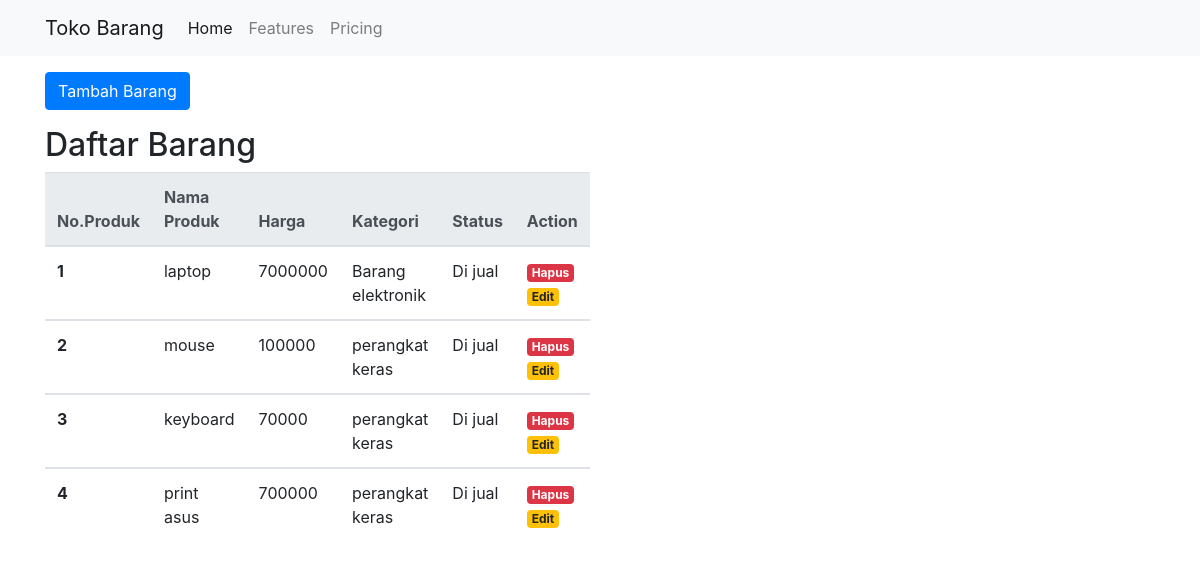
The page / on the database its author committed.
### tables this page shows
CREATE TABLE `barang` (
  `id_produk` int(100) NOT NULL,
  `nama_produk` varchar(250) NOT NULL,
  `harga` int(100) NOT NULL,
  `kategori` varchar(250) NOT NULL,
  `status` varchar(250) NOT NULL
);

### application/controllers/barang.php (called while the page is built, shortened)
<?php
class barang extends CI_Controller
{
	public function __construct(){
		$this->load->model('barang_model');
		$this->load->library('form_validation');
	}
	public function index(){
		$data['judul'] = 'Halaman Barang';
		$data['barang'] = $this->barang_model->getAllBarang();
		$this->load->view('template/header', $data);
		$this->load->view('template/footer',$data);
		$this->load->view('barang');
	}
}
?>

### index.php (called while the page is built, shortened)
<?php
require_once BASEPATH.'core/CodeIgniter.php';

### application/models/barang_model.php (called while the page is built, shortened)
<?php
class barang_model extends CI_model
{
	public function getAllBarang(){
		return $this->db->get('barang')->result_array();
	}
}
?>

### application/views/barang.php (the view, shortened to what this page needs)
<div class="container">
    <div class="row mt-3">
        <div class="col-md-6">
            <a href="<?= base_url(); ?>barang/tambah" class="btn btn-primary">Tambah Barang</a>
        </div>
    </div>
    <div class="row mt-3">
        <div class="col-md-6">
            <h2>Daftar Barang</h2>
            <table class="table">
                <thead class="thead-light">
                    <tr>
                        <th scope="col">No.Produk</th>
                        <th scope="col">Nama Produk</th>
                        <th scope="col">Harga</th>
                        <th scope="col">Kategori</th>
                        <th scope="col">Status</th>
                        <th scope="col">Action</th>
                    </tr>
                </thead>
                <tbody>
                    <?php $i = 1; ?>
                    <?php foreach ($barang as $brg) : ?>
                    <tr>
                        <th scope="row"><?= $i; ?></th>
                        <td><?= $brg['nama_produk']; ?></td>
                        <td><?= $brg['harga']; ?></td>
                        <td><?= $brg['kategori']; ?></td>
                        <td><?= $brg['status']; ?></td>
                        <td>
                            <a href="<?= base_url(); ?>barang/hapus/<?= $brg['id_produk']; ?>"
                                class="badge badge-danger"
                                onclick="return confirm('Yakin Data Ingin Di Hapus');">Hapus</a>
                            <a href="<?= base_url(); ?>barang/ubah/<?= $brg['id_produk']; ?>"
                                class="badge badge-warning">Edit</a>
                        </td>
                    </tr>
                </tbody>
                <?php $i++; ?>
                <?php endforeach; ?>
            </table>
        </div>
    </div>
</div>

### application/views/template/header.php (shortened to what this page needs)
<!doctype html>
<html lang="en">
<head>
    <link rel="stylesheet" href="https://cdn.jsdelivr.net/npm/bootstrap@4.6.2/dist/css/bootstrap.min.css"
>
</head>
<body>
    <nav class="navbar navbar-expand-lg navbar-light bg-light">
        <div class="container">
            <a class="navbar-brand" href="#">Toko Barang</a>
            <div class="collapse navbar-collapse" id="navbarNavAltMarkup">
                <div class="navbar-nav">
                    <a class="nav-link active" href="#">Home <span class="sr-only">(current)</span></a>
                    <a class="nav-link" href="#">Features</a>
                    <a class="nav-link" href="#">Pricing</a>
                </div>
            </div>
        </div>
    </nav>

### application/views/template/footer.php (shortened to what this page needs)
</body>
</html>

### rows shown on the page
barang: nama_produk "laptop", harga "7000000", kategori "Barang elektronik", status "Di jual"
barang: nama_produk "mouse", harga "100000", kategori "perangkat keras", status "Di jual"
barang: nama_produk "keyboard", harga "70000", kategori "perangkat keras", status "Di jual"
barang: nama_produk "print asus", harga "700000", kategori "perangkat keras", status "Di jual"
